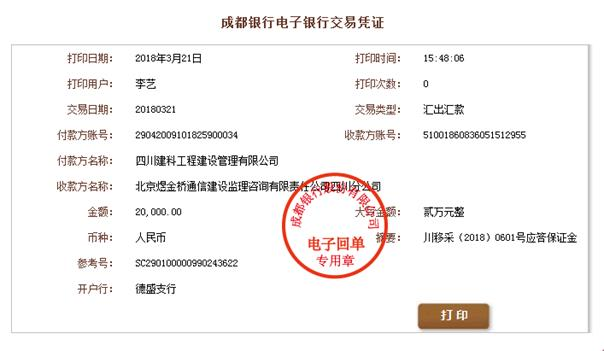
#> input picture imagesearch/image001.jpg, 604 x 351 px
$ python index_images.py --images imagesearch --tree imagesearch/image001.jpg --hashes imagesearch/image001.jpg
#> lines starting #> are read from the running program, lines starting #| are printed output that depends on the picture
### imagesearch/hashing.py
import numpy as np
import cv2
import os

def dhash(image,hashSize = 8):
    # convert the img to grayscale
    gray = cv2.cvtColor(image,cv2.COLOR_BGR2GRAY)

    # resize the img,add a single column so we can
    # compute the horizontal gradient

    resized = cv2.resize(gray,(hashSize + 1,hashSize))

    # compute the relative horizental gradient between adjacent
    # column pixels
    diff = resized[:,1:] > resized[:,:-1]

    # convert the difference image to dhash

    return sum([2 ** i for (i,v) in enumerate(diff.flatten()) if v])


def convert_hash(h):
    # convert the hash value to int
    return int(np.array(h,dtype = 'float64'))

def hamming(a,b):
    # compute and return the Hamming distance between the integers
    return bin(int(a) ^ int(b)).count('1')

# [8 lines that do not run on import are left out]


### index_images.py
from imagesearch.hashing import convert_hash
from imagesearch.hashing import hamming
from imagesearch.hashing import dhash
from imutils import paths
import pickle
import vptree
import cv2
import argparse
import datetime
import os
import numpy as np

# construct the arg parser
parser = argparse.ArgumentParser()
parser.add_argument('-i','--images',required = True,type = str,help = '图片存储路径,imagepath')
parser.add_argument('-t','--tree',required = True,type = str,help = 'vp树路径,vptreepath')
parser.add_argument('-a','--hashes',required = True,type = str,help = 'hash值存储路径,imagepath')
args = parser.parse_args()

def hash_all_images(imagePaths):
    """hash all the image in the path
    return:
    hashes : dictionary with hash as the key and the path as the value
    """
    hashes = {}
    for (i,imagePath) in enumerate(imagePaths):
        print(f'[INFO] processing image {i + 1}/{len(imagePaths)}')

        # cwd = os.getcwd()
        # print(os.path.join(cwd,imagePath))
        image = cv2.imdecode(np.fromfile(imagePath,dtype = np.uint8),-1)
#> image is the input picture: shape (351, 604, 3); mean B, G, R 242.3, 243.1, 245.6
        try:
            h = dhash(image)
#> in dhash, `gray = cv2.cvtColor(image,cv2.COLOR_BGR2GRAY)`:
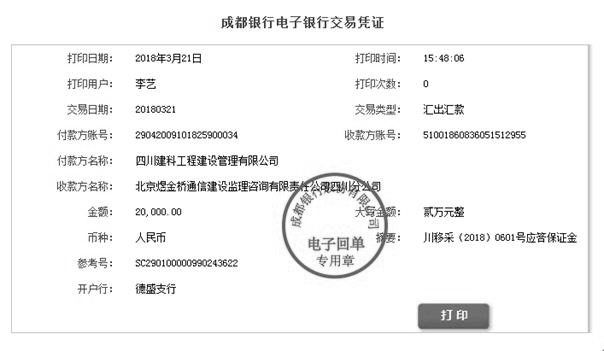
#> gray: shape (351, 604); min 0, max 255, mean 243.8
#> h = 4612906682667114544
            h = convert_hash(h)
#> h = 4612906682667114496

            # update the hashes dic
            # in case there are similar images with different path
            l = hashes.get(h,[])
#> l = []
            l.append(imagePath)
            hashes[h] = l
        except :
            continue
    return hashes

def build_vptree(hashes):
    """
    build the vptree acoording to hamming distance
    """
    print('[INFO] building VP-Tree...')
    points = list(hashes.keys())
    tree = vptree.VPTree(points,hamming)

    return tree

if __name__ == '__main__':

    now = datetime.datetime.now()
    imagePaths = list(paths.list_images(args.images))
    hashes = hash_all_images(imagePaths)
#> hashes = {4612906682667114496: ['imagesearch/image001.jpg']}
    tree = build_vptree(hashes)
#> in build_vptree, `points = list(hashes.keys())`: points = [4612906682667114496]
#> (the run stopped early here; a loop or call above may not have finished)

$ run again, on test/image002.jpg
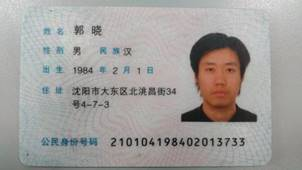
#> input picture test/image002.jpg, 302 x 170 px
#> in hash_all_images, image is the input picture: shape (170, 302, 3); mean B, G, R 156.7, 159.2, 162.2
#> in dhash, `gray = cv2.cvtColor(image,cv2.COLOR_BGR2GRAY)`:
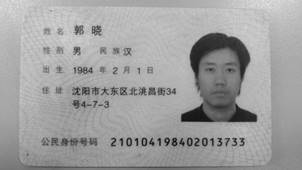
#> gray: shape (170, 302); min 0, max 228, mean 159.8
#> in hash_all_images, `h = dhash(image)`: h = 2690242536526206190
#> in hash_all_images, `h = convert_hash(h)`: h = 2690242536526205952
#> l = []
#> hashes = {2690242536526205952: ['test/image002.jpg']}
#> points = [2690242536526205952]
